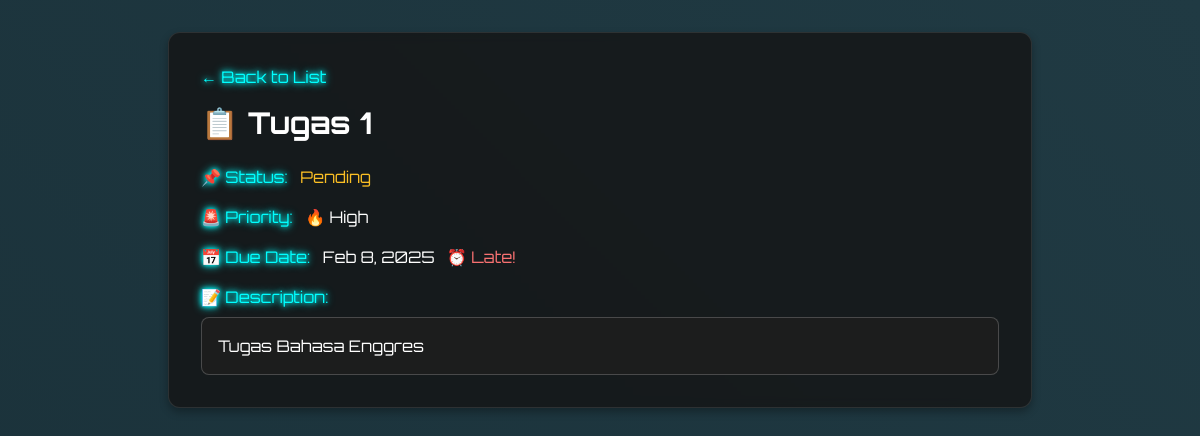
/ukk_todolist/detail.php?id=69, run on the app's committed database.
### tables this page shows
CREATE TABLE `tasks` (
  `id` int(11) NOT NULL,
  `task_name` varchar(255) NOT NULL,
  `description` text DEFAULT NULL,
  `status` enum('pending','completed') DEFAULT 'pending',
  `priority` enum('low','medium','high') DEFAULT 'medium',
  `due_date` date DEFAULT NULL,
  `created_at` timestamp NOT NULL DEFAULT current_timestamp()
);

### ukk_todolist/detail.php (the view, shortened to what this page needs)
<?php
include 'config.php';
?>
<!DOCTYPE html>
<html lang="en">
<head>
  <link href="https://unpkg.com/tailwindcss@^2/dist/tailwind.min.css" rel="stylesheet">
</head>
<body class="min-h-screen text-white">
  <div class="container mx-auto px-4 py-8 max-w-4xl">
    <?php
      if(isset($_GET['id'])) {
          $task_id = $_GET['id'];
          $stmt = $conn->prepare("SELECT * FROM tasks WHERE id = ?");
          $stmt->bind_param("i", $task_id);
          $stmt->execute();
          $task = $stmt->get_result()->fetch_assoc();
      ?>
    <div class="details-container">
      <a href="index.php" class="neon-text hover:opacity-75 mb-4 inline-block">← Back to List</a>
      <h1 class="title-white text-3xl font-bold mb-6">📋 <?= htmlspecialchars($task['task_name']) ?></h1>
      <div class="space-y-4">
        <div>
          <span class="neon-text">📌 Status:</span>
          <span class="ml-2 <?= $task['status'] == 'completed' ? 'text-green-400' : 'text-yellow-400' ?>">
            <?= ucfirst($task['status']) ?>
          </span>
        </div>
        <div>
          <span class="neon-text">🚨 Priority:</span>
          <span class="ml-2">
            <?= [
              'high' => '🔥 High',
              'medium' => '⚠️ Medium',
              'low' => '🌱 Low'
            ][$task['priority']] ?>
          </span>
        </div>
        <?php if($task['due_date']): ?>
        <div>
          <span class="neon-text">📅 Due Date:</span>
          <span class="ml-2">
            <?= date('M j, Y', strtotime($task['due_date'])) ?>
            <?php if(strtotime($task['due_date']) < time()): ?>
            <span class="text-red-400 ml-2">⏰ Late!</span>
            <?php endif; ?>
          </span>
        </div>
        <?php endif; ?>
        <div>
          <span class="neon-text">📝 Description:</span>
          <p class="mt-2 p-4 desc-box">
            <?= nl2br(htmlspecialchars($task['description'] ?? 'No description')) ?>
          </p>
        </div>
      </div>
    </div>
    <?php }  ?>
  </div>
</body>
</html>

### ukk_todolist/detail.php (style rules this page uses)
body { background: linear-gradient(45deg, #0f2027, #203a43, #2c5364); background-size: 600% 600%; animation: gradientAnimation 15s ease infinite; font-family: 'Orbitron', sans-serif; }
.details-container { background: rgba(20, 20, 20, 0.8); border: 1px solid rgba(255,255,255,0.1); backdrop-filter: blur(5px); box-shadow: 0 4px 8px rgba(0,0,0,0.3); border-radius: 12px; padding: 2rem; }
.title-white { color: #ffffff; }
.neon-text { color: #00ffff; text-shadow: 0 0 5px #00ffff, 0 0 10px #00ffff; }
.desc-box { background: rgba(30, 30, 30, 0.8); border: 1px solid rgba(255,255,255,0.2); border-radius: 8px; padding: 1rem; }

### data on the page
tasks: task_name "Tugas 1", status "Pending", priority "🔥 High", due_date "Feb 8, 2025", description "Tugas Bahasa Enggres"
